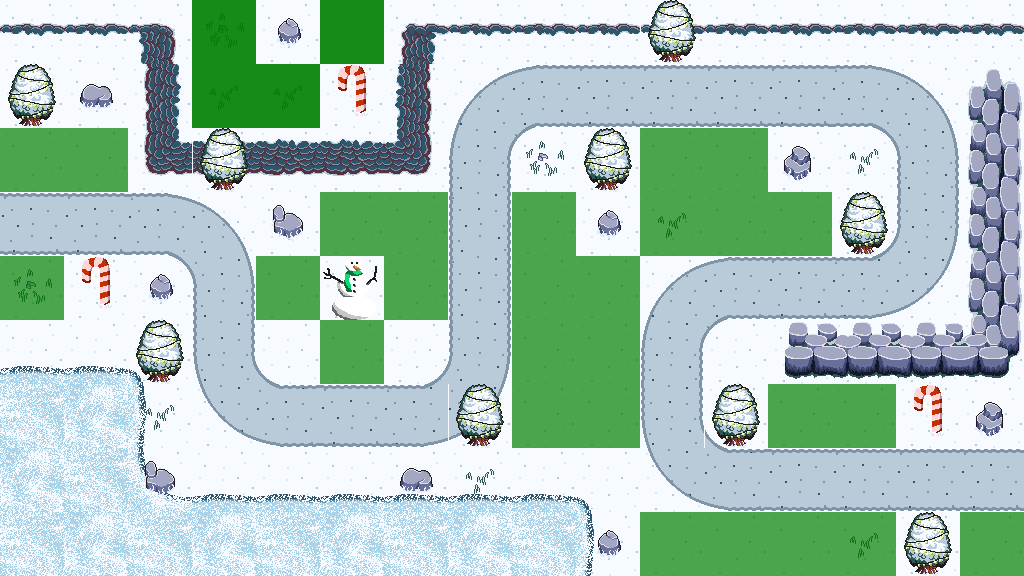

A 2D game scene composited from a Tiled map and its tileset images. What follows is a short description and the map's XML, with every tile layer's data as written:
An orthogonal 16x9 tile map with 64x64 px tiles, 8 tile layers (Terrain_Background, Terrain_Path, Terrain_Water, Terrain_Cliffs, ...), 3 tilesets and 1 object.

<map version="1.10" tiledversion="1.11.2" orientation="orthogonal" renderorder="right-down" width="16" height="9" tilewidth="64" tileheight="64" infinite="0" nextlayerid="23" nextobjectid="7">
 <editorsettings>
  <export target="../game/public/assets/map/TD-map-lvl10.json" format="json" />
 </editorsettings>
 <tileset firstgid="1" name="Solid_green" tilewidth="64" tileheight="64" tilecount="9" columns="3">
  <image source="../game/public/assets/Solid_green.png" width="200" height="200" />
 </tileset>
 <tileset firstgid="10" name="GrassTilesetWinter" tilewidth="64" tileheight="64" tilecount="272" columns="16">
  <image source="../game/public/assets/tilesets/GrassTilesetWinter.png" width="1024" height="1088" />
 </tileset>
 <tileset firstgid="282" name="AnimatedWaterWinter" tilewidth="64" tileheight="64" tilecount="490" columns="70">
  <image source="../game/public/assets/tilesets/AnimatedWaterWinter.png" width="4480" height="448" />
 </tileset>
 <layer id="14" name="Terrain_Background" width="16" height="9" locked="1">
  <data encoding="csv">
28,28,28,28,28,28,28,28,28,28,28,28,28,28,28,28,
28,28,28,28,28,28,28,28,28,28,28,28,28,28,28,28,
28,28,28,28,28,28,28,28,28,28,28,28,28,28,28,28,
28,28,28,28,28,28,28,28,28,28,28,28,28,28,28,28,
28,28,28,28,28,28,28,28,28,28,28,28,28,28,28,28,
28,28,28,28,28,28,28,28,28,28,28,28,28,28,28,28,
28,28,28,28,28,28,28,28,28,28,28,28,28,28,28,28,
28,28,28,28,28,28,28,28,28,28,28,28,28,28,28,28,
28,28,28,28,28,28,28,28,28,28,28,28,28,28,28,28
</data>
 </layer>
 <layer id="15" name="Terrain_Path" width="16" height="9">
  <data encoding="csv">
0,0,0,0,0,0,0,0,0,0,0,0,0,0,0,0,
0,0,0,0,0,0,0,37,38,32,32,32,32,39,40,0,
0,0,0,0,0,0,0,53,54,0,0,0,0,55,56,0,
32,32,39,40,0,0,0,47,0,0,0,0,0,71,72,0,
0,0,55,56,0,0,0,47,0,0,37,38,32,87,88,0,
0,0,0,69,70,0,71,72,0,0,53,54,0,0,0,0,
0,0,0,85,86,32,87,88,0,0,69,70,0,0,0,0,
0,0,0,0,0,0,0,0,0,0,85,86,32,32,32,32,
0,0,0,0,0,0,0,0,0,0,0,0,0,0,0,0
</data>
 </layer>
 <layer id="16" name="Terrain_Water" width="16" height="9">
  <data encoding="csv">
0,0,0,0,0,0,0,0,0,0,0,0,0,0,0,0,
0,0,0,0,0,0,0,0,0,0,0,0,0,0,0,0,
0,0,0,0,0,0,0,0,0,0,0,0,0,0,0,0,
0,0,0,0,0,0,0,0,0,0,0,0,0,0,0,0,
0,0,0,0,0,0,0,0,0,0,0,0,0,0,0,0,
427,427,428,0,0,0,0,0,0,0,0,0,0,0,0,0,
494,425,498,0,0,0,0,0,0,0,0,0,0,0,0,0,
425,494,426,427,427,427,427,427,427,428,0,0,0,0,0,0,
494,425,494,425,494,425,494,425,494,498,0,0,0,0,0,0
</data>
 </layer>
 <layer id="17" name="Terrain_Cliffs" width="16" height="9">
  <data encoding="csv">
112,112,113,0,0,0,111,112,112,112,112,112,112,112,112,112,
0,0,127,0,0,0,129,0,0,0,0,0,0,0,0,0,
0,0,143,144,144,144,145,0,0,0,0,0,0,0,0,0,
0,0,0,0,0,0,0,0,0,0,0,0,0,0,0,0,
0,0,0,0,0,0,0,0,0,0,0,0,0,0,0,0,
0,0,0,0,0,0,0,0,0,0,0,0,0,0,0,0,
0,0,0,0,0,0,0,0,0,0,0,0,0,0,0,0,
0,0,0,0,0,0,0,0,0,0,0,0,0,0,0,0,
0,0,0,0,0,0,0,0,0,0,0,0,0,0,0,0
</data>
 </layer>
 <layer id="18" name="Props" width="16" height="9">
  <data encoding="csv">
0,0,0,0,216,0,0,0,0,0,0,0,0,0,0,0,
0,215,0,0,0,0,0,0,0,0,0,0,0,0,0,177,
0,0,0,0,0,0,0,0,0,0,0,0,232,0,0,193,
0,0,0,0,231,0,0,0,0,216,0,0,0,0,0,193,
0,0,216,0,0,0,0,0,0,0,0,0,0,0,0,193,
0,0,0,0,0,0,0,0,0,0,0,0,178,179,179,211,
0,0,0,0,0,0,0,0,0,0,0,0,0,0,0,232,
0,0,231,0,0,0,215,0,0,0,0,0,0,0,0,0,
0,0,0,0,0,0,0,0,0,216,0,0,0,0,0,0
</data>
 </layer>
 <layer id="19" name="Details" width="16" height="9">
  <data encoding="csv">
0,0,0,166,0,0,0,0,0,0,119,0,0,0,0,0,
119,0,0,165,165,274,0,0,0,0,0,0,0,0,0,0,
0,0,0,119,0,0,0,0,166,119,0,0,0,165,0,0,
0,0,0,0,0,0,0,0,0,0,165,0,0,119,0,0,
166,274,0,0,0,276,0,0,0,0,0,0,0,0,0,0,
0,0,119,0,0,0,0,0,0,0,0,0,0,0,0,0,
0,0,165,0,0,0,0,119,0,0,0,119,0,0,274,0,
0,0,0,0,0,0,0,165,0,0,0,0,0,0,0,0,
0,0,0,0,0,0,0,0,0,0,0,0,0,165,119,0
</data>
 </layer>
 <objectgroup id="20" name="Waypoints">
  <object id="6" x="0" y="0">
   <polyline points="0,0 -68,220 177.333,222.667 216,250.667 221.333,318.667 225.333,381.333 254.667,406.667 446.667,413.333 470.667,382.667 481.333,318.667 478.667,189.333 486.667,125.333 512,98.6667 577.333,94.6667 862.667,96 920,124 922.667,250.667 892,281.333 729.333,289.333 680,317.333 670.667,381.333 677.333,445.333 709.333,476 860,478.667 1144,478.667" />
  </object>
 </objectgroup>
 <layer id="21" name="Buildable" width="16" height="9" opacity="0.7">
  <data encoding="csv">
0,0,0,1,0,1,0,0,0,0,0,0,0,0,0,0,
0,0,0,1,1,0,0,0,0,0,0,0,0,0,0,0,
1,1,0,0,0,0,0,0,0,0,1,1,0,0,0,0,
0,0,0,0,0,1,1,0,1,0,1,1,1,0,0,0,
1,0,0,0,1,0,1,0,1,1,0,0,0,0,0,0,
0,0,0,0,0,1,0,0,1,1,0,0,0,0,0,0,
0,0,0,0,0,0,0,0,1,1,0,0,1,1,0,0,
0,0,0,0,0,0,0,0,0,0,0,0,0,0,0,0,
0,0,0,0,0,0,0,0,0,0,1,1,1,1,0,1
</data>
 </layer>
 <layer id="22" name="Highground" width="16" height="9" opacity="0.7">
  <data encoding="csv">
0,0,0,1,0,1,0,0,0,0,0,0,0,0,0,0,
0,0,0,1,1,0,0,0,0,0,0,0,0,0,0,0,
0,0,0,0,0,0,0,0,0,0,0,0,0,0,0,0,
0,0,0,0,0,0,0,0,0,0,0,0,0,0,0,0,
0,0,0,0,0,0,0,0,0,0,0,0,0,0,0,0,
0,0,0,0,0,0,0,0,0,0,0,0,0,0,0,0,
0,0,0,0,0,0,0,0,0,0,0,0,0,0,0,0,
0,0,0,0,0,0,0,0,0,0,0,0,0,0,0,0,
0,0,0,0,0,0,0,0,0,0,0,0,0,0,0,0
</data>
 </layer>
</map>
